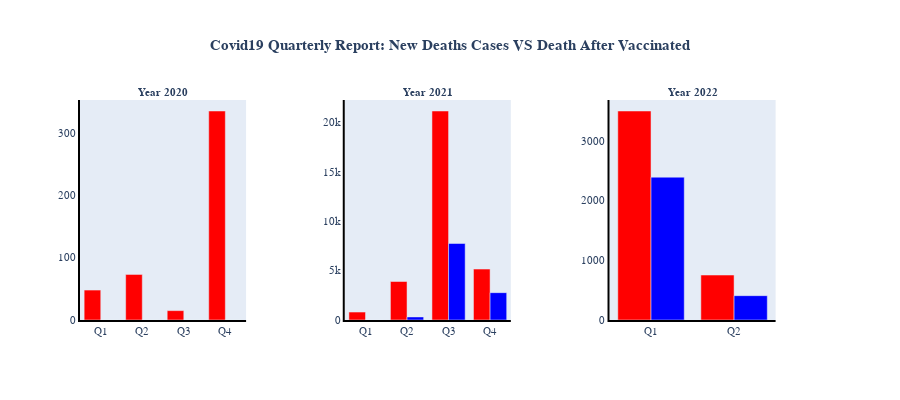

Notebook cell for this chart:
### Code cell
fig = make_subplots(rows=1, cols=3, specs=[[{'secondary_y': True}, {'secondary_y': True},
                                            {'secondary_y': True}]],
                    
subplot_titles=('<b>Year 2020</b>',
                '<b>Year 2021</b>',
                '<b>Year 2022</b>'))
#Graph 1
fig.append_trace(go.Bar(x = q_graph_2020['Year'], y = q_graph_2020['Death Cases'],
                        name='Death Cases',marker_color='red'),row=1, col=1)
fig.append_trace(go.Bar(x = q_graph_2020['Year'], y = q_graph_2020['Deaths Vax.'],
                        name='Deaths Vax.',marker_color='blue'),row=1, col=1)
#Graph 2
fig.append_trace(go.Bar(x = q_graph_2021['Year'], y = q_graph_2021['Death Cases'],
                        name='Death Cases',marker_color='red'),row=1, col=2)
fig.append_trace(go.Bar(x = q_table_2021['Year'], y = q_graph_2021['Deaths Vax.'],
                        name='Deaths Vax.',marker_color='blue'),row=1, col=2)
#Graph 3
fig.append_trace(go.Bar(x = q_graph_2022['Year'], y = q_graph_2022['Death Cases'],
                        name='Death Cases',marker_color='red'),row=1, col=3)
fig.append_trace(go.Bar(x = q_graph_2022['Year'], y = q_graph_2022['Deaths Vax.'],
                        name='Deaths Vax.',marker_color='blue'),row=1, col=3)

#Update Fonts & Size
fig.update_annotations(font=dict(family="Helvetica", size=11))
fig.update_layout(font=dict(family="Helvetica", size=11))
fig.update_layout(height=400,showlegend=False,
                  title_text='<b>Covid19 Quarterly Report: New Deaths Cases VS Death After Vaccinated</b>',
                  title_x=0.5)
fig.update_xaxes(showgrid=False, zeroline=False, showline=True, linewidth=2, linecolor='black')
fig.update_yaxes(showgrid=False, zeroline=False, showline=True, linewidth=2, linecolor='black')

#Plotting the graph
fig.show()

### Figure 1 — Plotly figure (JSON) as saved in the notebook; plotly's stock layout.template omitted (floating-point values rounded to 4 significant figures)
{"data": [{"marker": {"color": "red"}, "name": "Death Cases", "type": "bar", "x": ["Q1", "Q2", "Q3", "Q4"], "xaxis": "x", "y": [48, 73, 15, 335], "yaxis": "y"}, {"marker": {"color": "blue"}, "name": "Deaths Vax.", "type": "bar", "x": ["Q1", "Q2", "Q3", "Q4"], "xaxis": "x", "y": [0, 0, 0, 0], "yaxis": "y"}, {"marker": {"color": "red"}, "name": "Death Cases", "type": "bar", "x": ["Q1", "Q2", "Q3", "Q4"], "xaxis": "x2", "y": [801, 3898, 21162, 5155], "yaxis": "y3"}, {"marker": {"color": "blue"}, "name": "Deaths Vax.", "type": "bar", "x": ["Q1", "Q2", "Q3", "Q4", "Total"], "xaxis": "x2", "y": [1, 309, 7747, 2769], "yaxis": "y3"}, {"marker": {"color": "red"}, "name": "Death Cases", "type": "bar", "x": ["Q1", "Q2"], "xaxis": "x3", "y": [3496, 752], "yaxis": "y5"}, {"marker": {"color": "blue"}, "name": "Deaths Vax.", "type": "bar", "x": ["Q1", "Q2"], "xaxis": "x3", "y": [2389, 407], "yaxis": "y5"}], "layout": {"annotations": [{"font": {"family": "Helvetica", "size": 11}, "showarrow": false, "text": "<b>Year 2020</b>", "x": 0.1122, "xanchor": "center", "xref": "paper", "y": 1, "yanchor": "bottom", "yref": "paper"}, {"font": {"family": "Helvetica", "size": 11}, "showarrow": false, "text": "<b>Year 2021</b>", "x": 0.47, "xanchor": "center", "xref": "paper", "y": 1, "yanchor": "bottom", "yref": "paper"}, {"font": {"family": "Helvetica", "size": 11}, "showarrow": false, "text": "<b>Year 2022</b>", "x": 0.8278, "xanchor": "center", "xref": "paper", "y": 1, "yanchor": "bottom", "yref": "paper"}], "font": {"family": "Helvetica", "size": 11}, "height": 400, "showlegend": false, "title": {"text": "<b>Covid19 Quarterly Report: New Deaths Cases VS Death After Vaccinated</b>", "x": 0.5}, "xaxis": {"anchor": "y", "domain": [0, 0.2244], "linecolor": "black", "linewidth": 2, "showgrid": false, "showline": true, "zeroline": false}, "xaxis2": {"anchor": "y3", "domain": [0.3578, 0.5822], "linecolor": "black", "linewidth": 2, "showgrid": false, "showline": true, "zeroline": false}, "xaxis3": {"anchor": "y5", "domain": [0.7156, 0.94], "linecolor": "black", "linewidth": 2, "showgrid": false, "showline": true, "zeroline": false}, "yaxis": {"anchor": "x", "domain": [0, 1], "linecolor": "black", "linewidth": 2, "showgrid": false, "showline": true, "zeroline": false}, "yaxis2": {"anchor": "x", "linecolor": "black", "linewidth": 2, "overlaying": "y", "showgrid": false, "showline": true, "side": "right", "zeroline": false}, "yaxis3": {"anchor": "x2", "domain": [0, 1], "linecolor": "black", "linewidth": 2, "showgrid": false, "showline": true, "zeroline": false}, "yaxis4": {"anchor": "x2", "linecolor": "black", "linewidth": 2, "overlaying": "y3", "showgrid": false, "showline": true, "side": "right", "zeroline": false}, "yaxis5": {"anchor": "x3", "domain": [0, 1], "linecolor": "black", "linewidth": 2, "showgrid": false, "showline": true, "zeroline": false}, "yaxis6": {"anchor": "x3", "linecolor": "black", "linewidth": 2, "overlaying": "y5", "showgrid": false, "showline": true, "side": "right", "zeroline": false}}}
